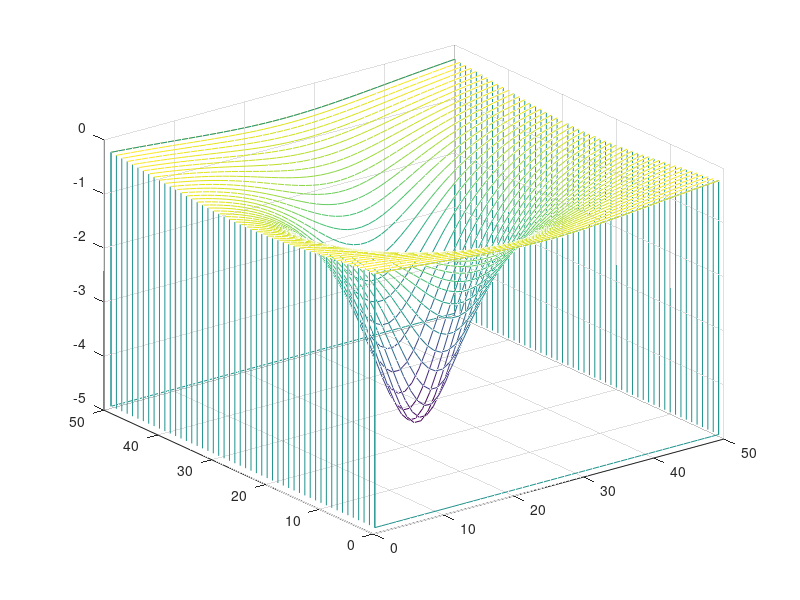

Source code (MATLAB):
%       z = -5/(1+x^2+y^2) ,    |x|<=3, |y|<=3.

x = linspace(-3,3,50) ;
y =x ;
[x,y] = meshgrid(x,y) ;
 z = -5./(1+x.^2+y.^2) ;
 waterfall(z)
 hidden off